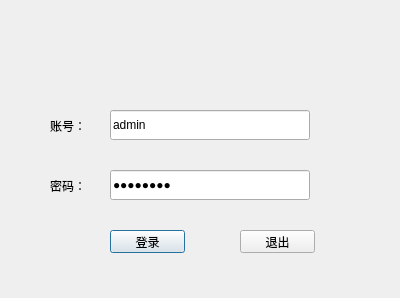
<?xml version="1.0" encoding="UTF-8"?>
<ui version="4.0">
 <class>LoginDialog</class>
 <widget class="QDialog" name="LoginDialog">
  <property name="geometry">
   <rect>
    <x>0</x>
    <y>0</y>
    <width>400</width>
    <height>298</height>
   </rect>
  </property>
  <property name="windowTitle">
   <string>系统登录</string>
  </property>
  <widget class="QLabel" name="label">
   <property name="geometry">
    <rect>
     <x>50</x>
     <y>120</y>
     <width>54</width>
     <height>12</height>
    </rect>
   </property>
   <property name="text">
    <string>账号：</string>
   </property>
  </widget>
  <widget class="QLabel" name="label_2">
   <property name="geometry">
    <rect>
     <x>50</x>
     <y>180</y>
     <width>54</width>
     <height>12</height>
    </rect>
   </property>
   <property name="text">
    <string>密码：</string>
   </property>
  </widget>
  <widget class="QLineEdit" name="usrlineEdit">
   <property name="geometry">
    <rect>
     <x>110</x>
     <y>110</y>
     <width>200</width>
     <height>30</height>
    </rect>
   </property>
   <property name="text">
    <string>admin</string>
   </property>
   <property name="placeholderText">
    <string>请输入用户名</string>
   </property>
  </widget>
  <widget class="QLineEdit" name="pwdlineEdit">
   <property name="geometry">
    <rect>
     <x>110</x>
     <y>170</y>
     <width>200</width>
     <height>30</height>
    </rect>
   </property>
   <property name="text">
    <string>admin888</string>
   </property>
   <property name="echoMode">
    <enum>QLineEdit::Password</enum>
   </property>
   <property name="placeholderText">
    <string>请输入密码</string>
   </property>
  </widget>
  <widget class="QPushButton" name="loginBtn">
   <property name="geometry">
    <rect>
     <x>110</x>
     <y>230</y>
     <width>75</width>
     <height>23</height>
    </rect>
   </property>
   <property name="text">
    <string>登录</string>
   </property>
  </widget>
  <widget class="QPushButton" name="exitBtn">
   <property name="geometry">
    <rect>
     <x>240</x>
     <y>230</y>
     <width>75</width>
     <height>23</height>
    </rect>
   </property>
   <property name="text">
    <string>退出</string>
   </property>
  </widget>
  <widget class="QLabel" name="label_login">
   <property name="geometry">
    <rect>
     <x>0</x>
     <y>0</y>
     <width>401</width>
     <height>79</height>
    </rect>
   </property>
   <property name="text">
    <string/>
   </property>
   <property name="pixmap">
    <pixmap resource="myicon.qrc">:/myimages/Resources/dajirobot.png</pixmap>
   </property>
  </widget>
 </widget>
 <resources>
  <include location="myicon.qrc"/>
 </resources>
 <connections>
  <connection>
   <sender>exitBtn</sender>
   <signal>clicked()</signal>
   <receiver>LoginDialog</receiver>
   <slot>close()</slot>
   <hints>
    <hint type="sourcelabel">
     <x>247</x>
     <y>231</y>
    </hint>
    <hint type="destinationlabel">
     <x>199</x>
     <y>149</y>
    </hint>
   </hints>
  </connection>
 </connections>
</ui>
